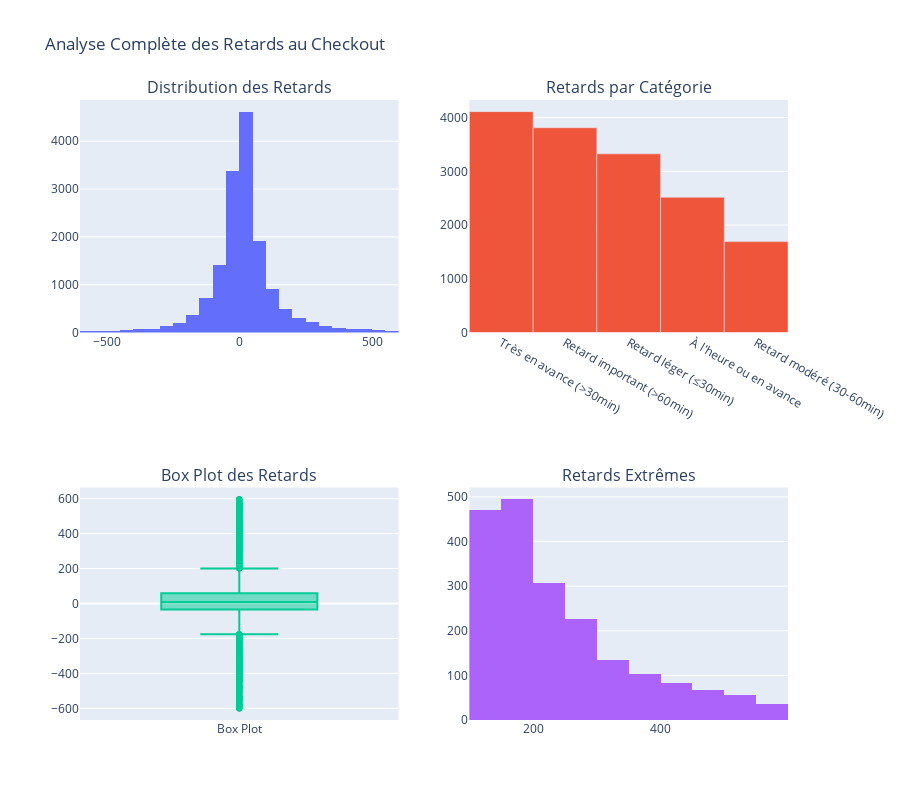

Notebook code cell kept with this figure:
### Code cell
# ============================================================================
# 4. ANALYSE DES RETARDS (VARIABLE CLÉ)
# ============================================================================

print("\n⏰ 4. ANALYSE DES RETARDS")
print("-" * 40)

# Focus sur les locations terminées pour analyser les retards
df_ended = reasonable_delays[reasonable_delays['state'] == 'ended'].copy()

# Nettoyage des valeurs manquantes pour les retards
df_ended['delay_at_checkout_in_minutes'] = df_ended['delay_at_checkout_in_minutes'].fillna(0)

print(f"📊 Locations terminées analysées: {len(df_ended)}")

# Statistiques des retards
delay_stats = df_ended['delay_at_checkout_in_minutes'].describe()
print("\n📈 Statistiques des retards (minutes):")
print(delay_stats)

# Catégorisation des retards
def categorize_delay(minutes):
    if minutes <= -30:
        return 'Très en avance (>30min)'
    elif minutes <= 0:
        return 'À l\'heure ou en avance'
    elif minutes <= 30:
        return 'Retard léger (≤30min)'
    elif minutes <= 60:
        return 'Retard modéré (30-60min)'
    else:
        return 'Retard important (>60min)'

df_ended['delay_category'] = df_ended['delay_at_checkout_in_minutes'].apply(categorize_delay)

delay_categories = df_ended['delay_category'].value_counts()
print("\n🎯 Catégorisation des retards:")
for category, count in delay_categories.items():
    percentage = (count / len(df_ended)) * 100
    print(f"{category}: {count} ({percentage:.1f}%)")

# Visualisation détaillée des retards
fig = make_subplots(
    rows=2, cols=2,
    subplot_titles=('Distribution des Retards', 'Retards par Catégorie', 
                   'Box Plot des Retards', 'Retards Extrêmes'),
    specs=[[{"secondary_y": False}, {"type": "xy"}],
           [{"secondary_y": False}, {"secondary_y": False}]]
)

# 1. Histogramme des retards
fig.add_trace(
    go.Histogram(x=df_ended['delay_at_checkout_in_minutes'], 
                name='Distribution', nbinsx=50),
    row=1, col=1
)

# 2. Barres des catégories
fig.add_trace(
    go.Bar(x=delay_categories.index, y=delay_categories.values, 
           name='Catégories'),
    row=1, col=2
)

# 3. Box plot
fig.add_trace(
    go.Box(y=df_ended['delay_at_checkout_in_minutes'], 
           name='Box Plot'),
    row=2, col=1
)

# 4. Focus sur les retards extrêmes (>120min)
extreme_delays = df_ended[df_ended['delay_at_checkout_in_minutes'] > 120]
fig.add_trace(
    go.Histogram(x=extreme_delays['delay_at_checkout_in_minutes'], 
                name='Retards >2h', nbinsx=20),
    row=2, col=2
)

fig.update_layout(height=800, showlegend=False, 
                 title_text="Analyse Complète des Retards au Checkout")
fig.show()

### Figure 1 — Plotly figure (JSON) as saved in the notebook; plotly's stock layout.template omitted (floating-point values rounded to 4 significant figures; data arrays with more than 128 entries replaced by an {"elided": "..."} marker saying what was removed)
{"data": [{"name": "Distribution", "nbinsx": 50, "type": "histogram", "x": {"elided": "15460 int values"}, "xaxis": "x", "yaxis": "y"}, {"name": "Catégories", "type": "bar", "x": ["Très en avance (>30min)", "Retard important (>60min)", "Retard léger (≤30min)", "À l'heure ou en avance", "Retard modéré (30-60min)"], "xaxis": "x2", "y": [4112, 3812, 3326, 2518, 1692], "yaxis": "y2"}, {"name": "Box Plot", "type": "box", "xaxis": "x3", "y": {"elided": "15460 int values"}, "yaxis": "y3"}, {"name": "Retards >2h", "nbinsx": 20, "type": "histogram", "x": {"elided": "1979 int values"}, "xaxis": "x4", "yaxis": "y4"}], "layout": {"annotations": [{"font": {"size": 16}, "showarrow": false, "text": "Distribution des Retards", "x": 0.225, "xanchor": "center", "xref": "paper", "y": 1, "yanchor": "bottom", "yref": "paper"}, {"font": {"size": 16}, "showarrow": false, "text": "Retards par Catégorie", "x": 0.775, "xanchor": "center", "xref": "paper", "y": 1, "yanchor": "bottom", "yref": "paper"}, {"font": {"size": 16}, "showarrow": false, "text": "Box Plot des Retards", "x": 0.225, "xanchor": "center", "xref": "paper", "y": 0.375, "yanchor": "bottom", "yref": "paper"}, {"font": {"size": 16}, "showarrow": false, "text": "Retards Extrêmes", "x": 0.775, "xanchor": "center", "xref": "paper", "y": 0.375, "yanchor": "bottom", "yref": "paper"}], "height": 800, "showlegend": false, "title": {"text": "Analyse Complète des Retards au Checkout"}, "xaxis": {"anchor": "y", "domain": [0, 0.45]}, "xaxis2": {"anchor": "y2", "domain": [0.55, 1]}, "xaxis3": {"anchor": "y3", "domain": [0, 0.45]}, "xaxis4": {"anchor": "y4", "domain": [0.55, 1]}, "yaxis": {"anchor": "x", "domain": [0.625, 1]}, "yaxis2": {"anchor": "x2", "domain": [0.625, 1]}, "yaxis3": {"anchor": "x3", "domain": [0, 0.375]}, "yaxis4": {"anchor": "x4", "domain": [0, 0.375]}}}
